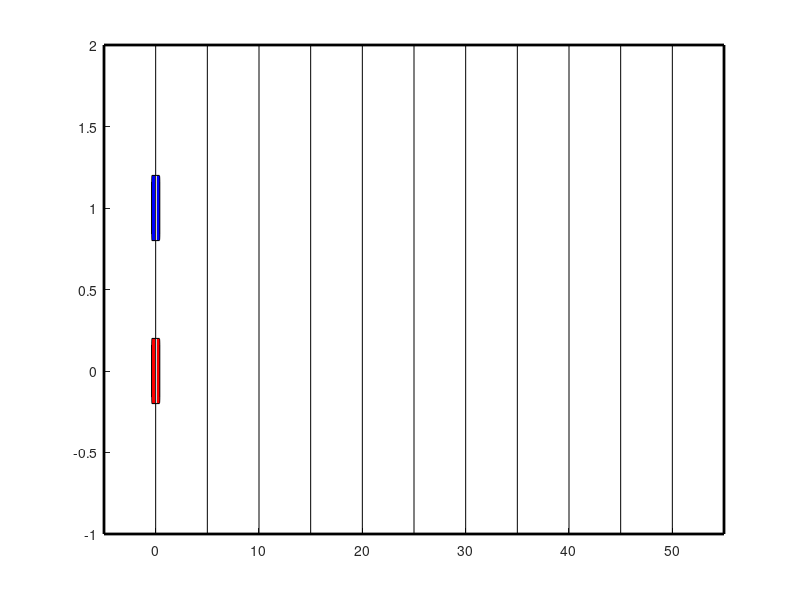

Reproduce this figure in MATLAB. (Note: this script raises an error after producing the figure.)
% Parameters
timeStep = 0.25;               % Simulation time step in seconds
simulationDuration = 30;      % Duration of the simulation in seconds
overtakeTriggerTimeStart = 3;  % Overtake triggered after 3 seconds
overtakeTriggerTimeEnd = 20;   % Overtake triggered until 20 seconds
overtakeSpeed = 1.5;             % Speed of the overtaking vehicle
communicationRange = 7;       % Communication range in units

% Initialize vehicles
vehicle1 = struct('position', [0, 0], 'speed', [1, 0], 'acceleration', [0, 0], 'lane', 1);
vehicle2 = struct('position', [0, 1], 'speed', [1, 0], 'acceleration', [0, 0], 'lane', 2);

% Initialize figure for animation
figure;
axis([-5 55 -1 2]); % Set the axis limits based on your scenario
hold on;

% Create road markings
for x = 0:5:50
    plot([x x], [-1 2], 'k', 'LineWidth', 0.5);
end

% Create road borders
plot([-5 -5 55 55 -5], [-1 2 2 -1 -1], 'k', 'LineWidth', 2);

% Create animated cars for vehicles
car1 = rectangle('Position', [vehicle1.position(1)-0.4, vehicle1.position(2)-0.2, 0.8, 0.4], 'Curvature', 0.2, 'FaceColor', 'r');
car2 = rectangle('Position', [vehicle2.position(1)-0.4, vehicle2.position(2)-0.2, 0.8, 0.4], 'Curvature', 0.2, 'FaceColor', 'b');

% Create a VideoWriter object
videoFile = VideoWriter('overtaking_animation_realistic_v2x.mp4', 'MPEG-4');
videoFile.FrameRate = 10; % Adjust the frame rate as needed
open(videoFile);

% Display headings for the table
fprintf('-----------------------------------------------------------------------------\n');
fprintf('|  Time (s)  | Vehicle | Position          | Speed (units/s) | Acceleration |\n');
fprintf('-----------------------------------------------------------------------------\n');

% Simulation loop
for time = 0:timeStep:simulationDuration
    % Move vehicles forward
    vehicle1.position = vehicle1.position + vehicle1.speed * timeStep;
    vehicle2.position = vehicle2.position + vehicle2.speed * timeStep;

    % Check if overtaking is triggered
    if time >= overtakeTriggerTimeStart && time <= overtakeTriggerTimeEnd
        % Overtake logic: Increase speed of vehicle1 (overtaking vehicle)
        vehicle1.speed = [overtakeSpeed, 0];
    else
        % Reset speed to normal if not overtaking
        vehicle1.speed = [1, 0]; % Assuming the normal speed is 1 unit/s
    end

    % Update acceleration (for demonstration purposes)
    vehicle1.acceleration = [rand(), 0]; % Random acceleration
    vehicle2.acceleration = [rand(), 0]; % Random acceleration

    % Display current state in a single table
    fprintf('| %-10.1f | %-7s | %-16s | %-15s | %-12s |\n', time, 'Vehicle 1', num2str(vehicle1.position), num2str(norm(vehicle1.speed)), num2str(norm(vehicle1.acceleration)));
    fprintf('|            | %-7s | %-16s | %-15s | %-12s |\n', 'Vehicle 2', num2str(vehicle2.position), num2str(norm(vehicle2.speed)), num2str(norm(vehicle2.acceleration)));

    % V2X Communication
    distance = norm(vehicle1.position - vehicle2.position);
    if distance <= communicationRange
        % Exchange data
        vehicle1.positionBroadcast = vehicle1.position;
        vehicle1.speedBroadcast = vehicle1.speed;
        vehicle1.accelerationBroadcast = vehicle1.acceleration;
        vehicle1.laneBroadcast = vehicle1.lane;

        vehicle2.positionBroadcast = vehicle2.position;
        vehicle2.speedBroadcast = vehicle2.speed;
        vehicle2.accelerationBroadcast = vehicle2.acceleration;
        vehicle2.laneBroadcast = vehicle2.lane;

        % Display communication data in the same table
        fprintf('-----------------------------------------------------------------------------\n');
        fprintf('|            | Broadcast| %-16s | %-15s |               |\n', num2str(vehicle1.positionBroadcast), num2str(norm(vehicle1.speedBroadcast)));
        fprintf('|            |          | %-16s | %-15s |               |\n', num2str(vehicle2.positionBroadcast), num2str(norm(vehicle2.speedBroadcast)));
        fprintf('-----------------------------------------------------------------------------\n');
    end

    % Update animated cars with realistic motion
    set(car1, 'Position', [vehicle1.position(1)-0.4, vehicle1.position(2)-0.2, 0.8, 0.4]);
    set(car2, 'Position', [vehicle2.position(1)-0.4, vehicle2.position(2)-0.2, 0.8, 0.4]);

    drawnow limitrate; % Update the plot and limit the rate of updates

    % Write each frame to the video file
    writeVideo(videoFile, getframe(gcf));
end

% Close the video file
close(videoFile);
hold off;
